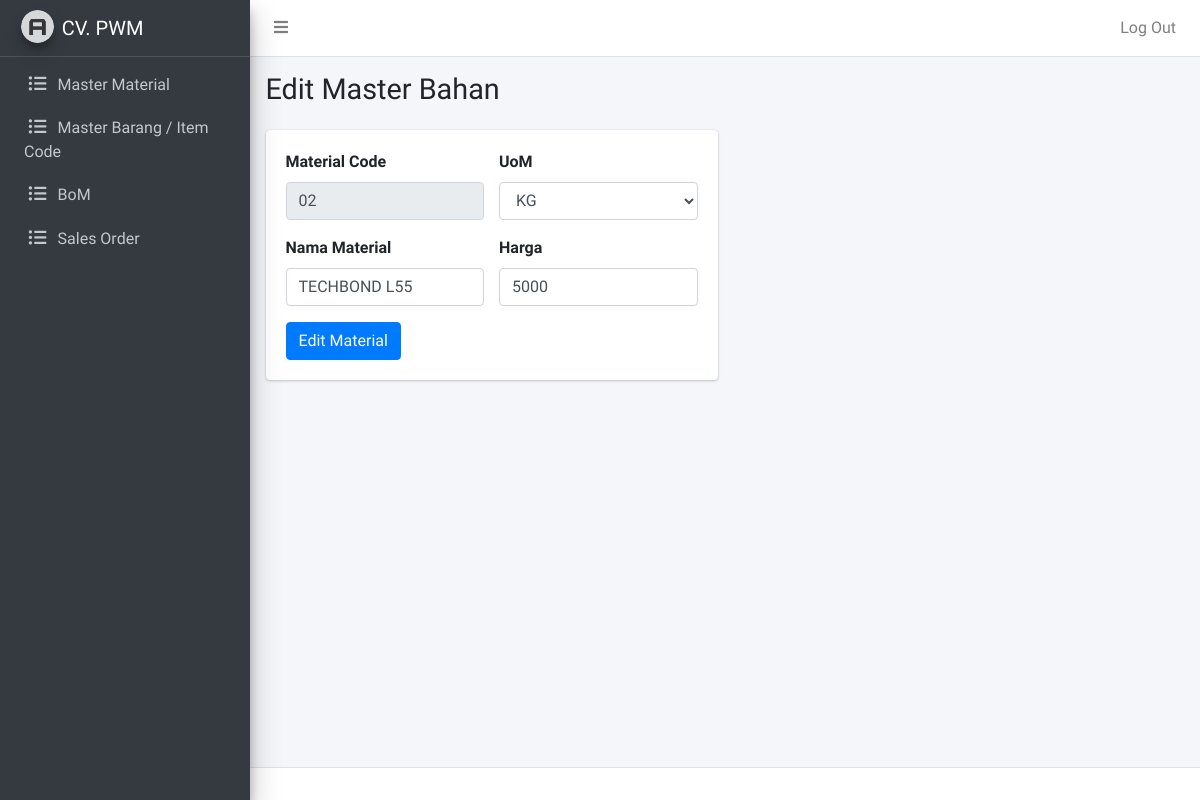
/admin/material-edit.php?id=02 (signed in), run on an earlier commit of the app's database.
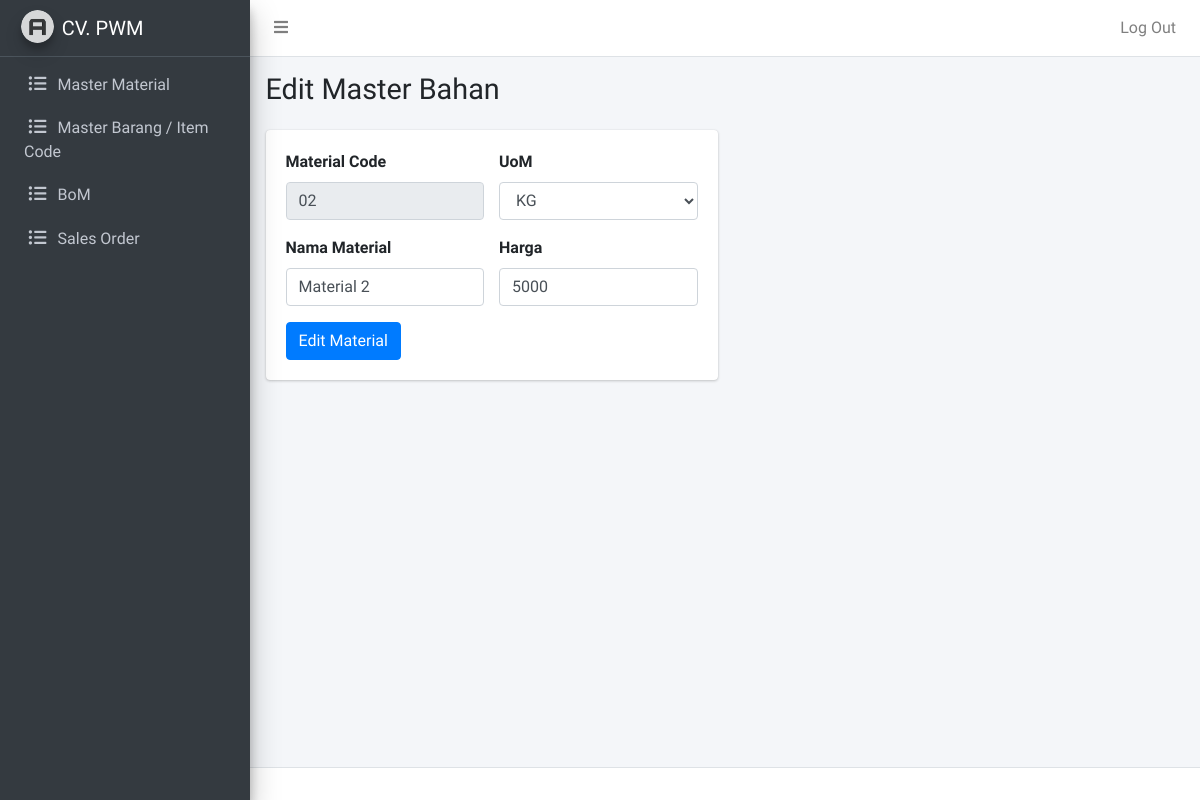
And on a later commit of the database.
### tables this page shows
CREATE TABLE `material` (
  `material_id` varchar(255) NOT NULL,
  `material_nama` varchar(255) NOT NULL,
  `material_uom` varchar(255) NOT NULL,
  `material_harga` int(11) NOT NULL
);

### admin/material-edit.php (the view, shortened to what this page needs)
<?php
require_once "../koneksi.php";
$material_id = $_GET['id'];
$query = mysqli_query($conn, "SELECT * FROM material WHERE material_id = '$material_id'");
$material = mysqli_fetch_assoc($query);
?>
<?php require_once "template/header.php"; ?>
<?php require_once "template/navbar.php"; ?>
<?php require_once "template/sidebar.php"; ?>
  <div class="content-wrapper">
    <div class="content-header">
      <div class="container-fluid">
        <div class="row mb-2">
          <div class="col-sm-6">
            <h1 class="m-0">Edit Master Bahan</h1>
          </div>
        </div>
      </div>
    </div>
    <div class="content">
      <div class="container-fluid">
        <div class="row mb-3">
          <div class="col-md-6">
            <form action="" method="post">
              <div class="card">
                <div class="card-body">
                  <div class="row">
                    <div class="col-md">
                      <div class="mb-3">
                        <label for="material-code" class="form-label">Material Code</label>
                        <input name="material-code" type="text" class="form-control" id="material-code" value="<?= $material['material_id']; ?>" disabled>
                      </div>
                      <div class="mb-3">
                        <label for="nama" class="form-label">Nama Material</label>
                        <input name="nama" type="text" class="form-control" id="nama" value="<?= $material['material_nama']; ?>">
                      </div>
                    </div>
                    <div class="col-md">
                      <div class="mb-3">
                        <label for="uom" class="form-label">UoM</label>
                        <select name="uom" class="form-select form-control">
                          <option value="KG" <?php if($material['material_uom'] == 'KG')  echo 'selected'; ?>>KG</option>
                        </select>
                      </div>
                      <div class="mb-3">
                        <label for="harga" class="form-label">Harga</label>
                        <input name="harga" type="text" class="form-control" id="harga" value="<?= $material['material_harga'] ?>">
                      </div>
                    </div>
                  </div>
                  <div>
                    <button name="add-material" type="submit" class="btn btn-primary">Edit Material</button>
                  </div>
                </div>
              </div>
            </form>
          </div>
        </div>
      </div>
    </div>
  </div>
<?php require_once "template/footer.php"; ?>

What changed in the data, as far as the page shows it:
changed material "KG": nama "TECHBOND L55" → "Material 2"
